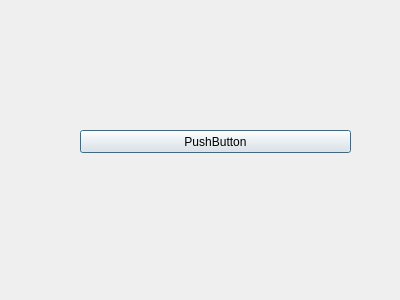
<?xml version="1.0" encoding="UTF-8"?>
<ui version="4.0">
 <class>Dialog</class>
 <widget class="QDialog" name="Dialog">
  <property name="geometry">
   <rect>
    <x>0</x>
    <y>0</y>
    <width>400</width>
    <height>300</height>
   </rect>
  </property>
  <property name="windowTitle">
   <string>Dialog</string>
  </property>
  <widget class="QPushButton" name="pushButton">
   <property name="geometry">
    <rect>
     <x>80</x>
     <y>130</y>
     <width>271</width>
     <height>23</height>
    </rect>
   </property>
   <property name="text">
    <string>PushButton</string>
   </property>
  </widget>
 </widget>
 <resources/>
 <connections/>
</ui>
